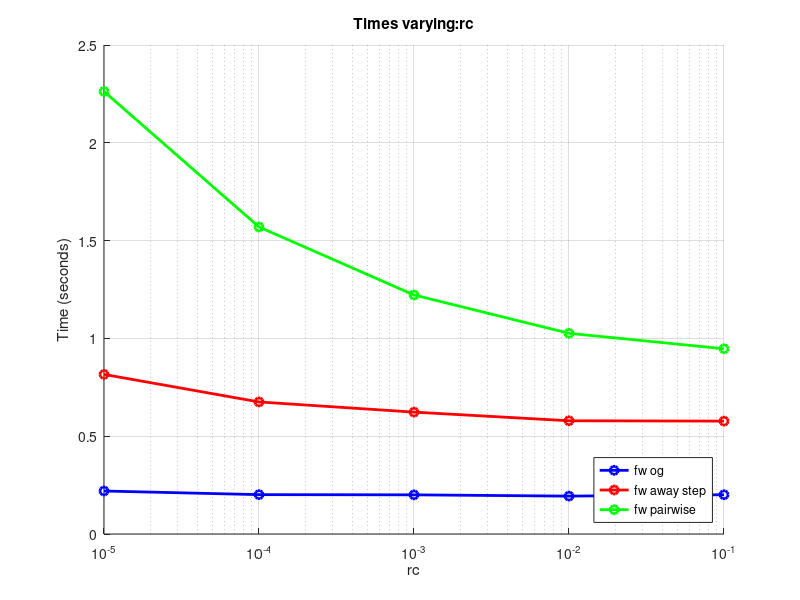

Write MATLAB code to recreate this figure.
exp = 'rc';
% Data from the table
% values = [50, 100, 200, 500];
% fw_og = [0.0756, 0.1600, 0.4511, 5.5692];
% fw_away_step = [0.3048, 0.4505, 1.0227, 6.8633];
% fw_pairwise = [0.3840, 0.7664, 1.5065, 7.9847];

values = [10^-1, 10^-2, 10^-3, 10^-4, 10^-5];
fw_og = [0.2007, 0.1937, 0.2002, 0.2012, 0.2198];
fw_away_step = [0.5771, 0.5789, 0.6231, 0.6751, 0.8159];
fw_pairwise = [0.9470, 1.0260, 1.2220, 1.5697, 2.2624];

% Create the plot
figure;
hold on;
plot(values, fw_og, '-o', 'Color', 'blue', 'DisplayName', 'fw og', 'LineWidth', 2);
plot(values, fw_away_step, '-o', 'Color', 'red', 'DisplayName', 'fw away step', 'LineWidth', 2);
plot(values, fw_pairwise, '-o', 'Color', 'green', 'DisplayName', 'fw pairwise', 'LineWidth', 2);

% Set the y-axis to log scale
set(gca, 'XScale', 'log');

% Labels and title
xlabel(exp);
ylabel('Time (seconds)');
title(strcat('Times varying: ', exp));

% Add a legend
legend('Location', 'southeast'); % Change position of legend bottom right
legend('show');

% Grid for better visualization
grid on;

hold off;
% Save the plot
saveas(gcf, strcat('plot_time_', exp, '.png'));
